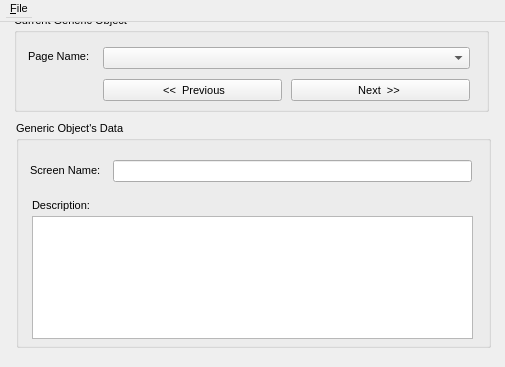
<?xml version="1.0"?>
<ui version="4.0">
  <class>Form</class>
  <widget class="QDialog" name="IDD_TABLE_FILE_EDITOR">
    <property name="geometry">
      <rect>
        <x>0</x>
        <y>0</y>
        <width>505</width>
        <height>367</height>
      </rect>
    </property>
    <property name="windowTitle">
      <string>Table File Text Editor v1.0</string>
    </property>
    <property name="font">
      <font>
        <family>Liberation Sans</family>
        <pointsize>8</pointsize>
        <bold>false</bold>
        <italic>false</italic>
      </font>
    </property>
    <property name="enabled">
      <bool>true</bool>
    </property>
    <property name="windowFlags">
      <set>Qt::Dialog|Qt::WindowCloseButtonHint</set>
    </property>
    <property name="minimumSize">
      <size>
        <width>505</width>
        <height>367</height>
      </size>
    </property>
    <property name="maximumSize">
      <size>
        <width>505</width>
        <height>367</height>
      </size>
    </property>
    <widget class="QGroupBox" name="IDC_TABLEEDIT_MAIN_GROUP">
      <property name="geometry">
        <rect>
          <x>14</x>
          <y>13</y>
          <width>475</width>
          <height>99</height>
        </rect>
      </property>
      <property name="title">
        <string>Current Generic Object</string>
      </property>
      <property name="visible">
        <bool>true</bool>
      </property>
      <property name="enabled">
        <bool>true</bool>
      </property>
      <property name="flat">
        <bool>false</bool>
      </property>
      <widget class="QComboBox" name="IDC_TABLEEDIT_NAME_LIST">
        <property name="maxVisibleItems">
          <number>20</number>
        </property>
        <property name="geometry">
          <rect>
            <x>89</x>
            <y>34</y>
            <width>367</width>
            <height>22</height>
          </rect>
        </property>
        <property name="visible">
          <bool>true</bool>
        </property>
        <property name="enabled">
          <bool>true</bool>
        </property>
        <property name="editable">
          <bool>false</bool>
        </property>
      </widget>
      <widget class="QLabel" name="IDC_STATIC">
        <property name="geometry">
          <rect>
            <x>14</x>
            <y>37</y>
            <width>67</width>
            <height>13</height>
          </rect>
        </property>
        <property name="text">
          <string>Page Name:</string>
        </property>
        <property name="visible">
          <bool>true</bool>
        </property>
        <property name="enabled">
          <bool>true</bool>
        </property>
        <property name="alignment">
          <set>Qt::AlignLeft</set>
        </property>
      </widget>
      <widget class="QPushButton" name="IDC_TABLEEDIT_BTN_PREVIOUS">
        <property name="geometry">
          <rect>
            <x>89</x>
            <y>66</y>
            <width>179</width>
            <height>22</height>
          </rect>
        </property>
        <property name="text">
          <string> &lt;&lt;  Previous</string>
        </property>
        <property name="visible">
          <bool>true</bool>
        </property>
        <property name="enabled">
          <bool>true</bool>
        </property>
        <property name="default">
          <bool>false</bool>
        </property>
        <property name="autoDefault">
          <bool>false</bool>
        </property>
      </widget>
      <widget class="QPushButton" name="IDC_TABLEEDIT_BTN_NEXT">
        <property name="geometry">
          <rect>
            <x>277</x>
            <y>66</y>
            <width>179</width>
            <height>22</height>
          </rect>
        </property>
        <property name="text">
          <string>Next  &gt;&gt; </string>
        </property>
        <property name="visible">
          <bool>true</bool>
        </property>
        <property name="enabled">
          <bool>true</bool>
        </property>
        <property name="default">
          <bool>false</bool>
        </property>
        <property name="autoDefault">
          <bool>false</bool>
        </property>
      </widget>
    </widget>
    <widget class="QGroupBox" name="IDC_STATIC_2">
      <property name="geometry">
        <rect>
          <x>16</x>
          <y>121</y>
          <width>475</width>
          <height>227</height>
        </rect>
      </property>
      <property name="title">
        <string>Generic Object's Data</string>
      </property>
      <property name="visible">
        <bool>true</bool>
      </property>
      <property name="enabled">
        <bool>true</bool>
      </property>
      <property name="flat">
        <bool>false</bool>
      </property>
      <widget class="QLineEdit" name="IDC_TABLEEDIT_SCREEN_NAME_EDIT">
        <property name="geometry">
          <rect>
            <x>97</x>
            <y>39</y>
            <width>359</width>
            <height>22</height>
          </rect>
        </property>
        <property name="visible">
          <bool>true</bool>
        </property>
        <property name="enabled">
          <bool>true</bool>
        </property>
      </widget>
      <widget class="QLabel" name="IDC_STATIC_3">
        <property name="geometry">
          <rect>
            <x>14</x>
            <y>43</y>
            <width>73</width>
            <height>13</height>
          </rect>
        </property>
        <property name="text">
          <string>Screen Name:</string>
        </property>
        <property name="visible">
          <bool>true</bool>
        </property>
        <property name="enabled">
          <bool>true</bool>
        </property>
        <property name="alignment">
          <set>Qt::AlignLeft</set>
        </property>
      </widget>
      <widget class="QLabel" name="IDC_STATIC_4">
        <property name="geometry">
          <rect>
            <x>16</x>
            <y>78</y>
            <width>61</width>
            <height>13</height>
          </rect>
        </property>
        <property name="text">
          <string>Description:</string>
        </property>
        <property name="visible">
          <bool>true</bool>
        </property>
        <property name="enabled">
          <bool>true</bool>
        </property>
        <property name="alignment">
          <set>Qt::AlignLeft</set>
        </property>
      </widget>
      <widget class="QTextEdit" name="IDC_TABLEEDIT_DESCRIPTION_EDIT">
        <property name="geometry">
          <rect>
            <x>16</x>
            <y>95</y>
            <width>441</width>
            <height>123</height>
          </rect>
        </property>
        <property name="visible">
          <bool>true</bool>
        </property>
        <property name="enabled">
          <bool>true</bool>
        </property>
        <property name="tabChangesFocus">
          <bool>false</bool>
        </property>
      </widget>
    </widget>
    <widget class="QMenuBar" name="menubar">
      <property name="geometry">
        <rect>
          <x>0</x>
          <y>0</y>
          <width>800</width>
          <height>22</height>
        </rect>
      </property>
      <widget class="QMenu" name="menuFile">
        <property name="title">
          <string>&amp;File</string>
        </property>
        <addaction name="ID_TABLEEDIT_FILE_LOAD" />
        <addaction name="ID_TABLEEDIT_FILE_SAVE" />
        <addaction name="ID_TABLEEDIT_FILE_SAVE_AS" />
        <addaction name="action0" />
        <addaction name="ID_TABLEEDIT_FILE_EXIT" />
      </widget>
      <addaction name="menuFile" />
    </widget>
    <action name="IDD_ORPHANHUNTER">
      <property name="text">
        <string>Orphan Hunter</string>
      </property>
    </action>
    <action name="IDD_REORDER_PAGES">
      <property name="text">
        <string>Reorder Net Pages</string>
      </property>
    </action>
    <action name="IDD_SHOW_ALL_CHECKED_OUT">
      <property name="text">
        <string>Show All Pages Checked Out</string>
      </property>
    </action>
    <action name="IDM_IMPORT_BITMAP">
      <property name="text">
        <string>Bitmap/Animation Converter...</string>
      </property>
    </action>
    <action name="ID_APP_ABOUT">
      <property name="text">
        <string>&amp;About editor...</string>
      </property>
    </action>
    <action name="ID_APP_EXIT">
      <property name="text">
        <string>E&amp;xit</string>
      </property>
      <property name="shortcut">
        <string>Alt+X</string>
      </property>
    </action>
    <action name="ID_BRIEFING_EDITOR">
      <property name="text">
        <string>Briefing Editor...</string>
      </property>
    </action>
    <action name="ID_BUTTON_LIGHTING">
      <property name="text">
        <string>ID_BUTTON_LIGHTING</string>
      </property>
    </action>
    <action name="ID_BUTTON_OUTLINE">
      <property name="text">
        <string>ID_BUTTON_OUTLINE</string>
      </property>
    </action>
    <action name="ID_BUTTON_WINDOWSELECTION">
      <property name="text">
        <string>ID_BUTTON_WINDOWSELECTION</string>
      </property>
    </action>
    <action name="ID_D3HELP">
      <property name="text">
        <string>Help on D3 Editor</string>
      </property>
    </action>
    <action name="ID_EDITORS_AIPROPERTIES">
      <property name="text">
        <string>AI Properties...</string>
      </property>
    </action>
    <action name="ID_EDITORS_AMBIENTSOUNDS">
      <property name="text">
        <string>Ambient Sounds...</string>
      </property>
    </action>
    <action name="ID_EDITORS_DALLAS">
      <property name="text">
        <string>Dallas Graphical Script Editor...</string>
      </property>
    </action>
    <action name="ID_EDITORS_FILES">
      <property name="text">
        <string>Files...</string>
      </property>
    </action>
    <action name="ID_EDITORS_MEGACELLS">
      <property name="text">
        <string>Megacells...</string>
      </property>
    </action>
    <action name="ID_EDIT_ADDSELECT">
      <property name="text">
        <string>Add Current Room to Selected List</string>
      </property>
    </action>
    <action name="ID_EDIT_ATTACH">
      <property name="text">
        <string>&amp;Attach</string>
      </property>
    </action>
    <action name="ID_EDIT_CLEARSELECTED">
      <property name="text">
        <string>Clear Selected List</string>
      </property>
    </action>
    <action name="ID_EDIT_COPY">
      <property name="text">
        <string>&amp;Copy</string>
      </property>
      <property name="shortcut">
        <string>Ctrl+Ins</string>
      </property>
    </action>
    <action name="ID_EDIT_CUT">
      <property name="text">
        <string>Cu&amp;t</string>
      </property>
      <property name="shortcut">
        <string>Shift+Del</string>
      </property>
    </action>
    <action name="ID_EDIT_DELETE">
      <property name="text">
        <string>&amp;Delete</string>
      </property>
    </action>
    <action name="ID_EDIT_LOADSCRAP">
      <property name="text">
        <string>Load Scrap from Disk</string>
      </property>
    </action>
    <action name="ID_EDIT_PASTE">
      <property name="text">
        <string>&amp;Paste</string>
      </property>
      <property name="shortcut">
        <string>Shift+Ins</string>
      </property>
    </action>
    <action name="ID_EDIT_PLACE">
      <property name="text">
        <string>&amp;Place in Mine</string>
      </property>
    </action>
    <action name="ID_EDIT_PLACE_TERRAIN">
      <property name="text">
        <string>&amp;Place on Terrain</string>
      </property>
    </action>
    <action name="ID_EDIT_REMOVESELECT">
      <property name="text">
        <string>Remove Current Room from Selected List</string>
      </property>
    </action>
    <action name="ID_EDIT_SAVESCRAP">
      <property name="text">
        <string>Save Scrap to Disk</string>
      </property>
    </action>
    <action name="ID_EDIT_SELECTATTACHED">
      <property name="text">
        <string>Select All Rooms Attached to Current Room</string>
      </property>
    </action>
    <action name="ID_EDIT_UNDO">
      <property name="text">
        <string>&amp;Undo</string>
      </property>
      <property name="shortcut">
        <string>Alt+Backspace</string>
      </property>
    </action>
    <action name="ID_FILE_AUTOSAVE">
      <property name="text">
        <string>Autosave</string>
      </property>
      <property name="checkable">
        <bool>true</bool>
      </property>
    </action>
    <action name="ID_FILE_CHECKMINE">
      <property name="text">
        <string>&amp;Check Mine</string>
      </property>
    </action>
    <action name="ID_FILE_FIXCRACKS">
      <property name="text">
        <string>Fix Level Cracks</string>
      </property>
    </action>
    <action name="ID_FILE_FIXDEGENERATEFACES">
      <property name="text">
        <string>Fix/Remove Degenerate Faces</string>
      </property>
    </action>
    <action name="ID_FILE_IMPORT_ROOM">
      <property name="text">
        <string>Import 3DSMax Room</string>
      </property>
    </action>
    <action name="ID_FILE_INFORMATION">
      <property name="text">
        <string>&amp;Information</string>
      </property>
      <property name="shortcut">
        <string>Alt+I</string>
      </property>
    </action>
    <action name="ID_FILE_LEAVE_EDITOR">
      <property name="text">
        <string>Go to main menu...</string>
      </property>
    </action>
    <action name="ID_FILE_LEVELPROPS">
      <property name="text">
        <string>Set Selected Room(s) Properties</string>
      </property>
    </action>
    <action name="ID_FILE_LEVEL_INFO">
      <property name="text">
        <string>Edit Level Info...</string>
      </property>
    </action>
    <action name="ID_FILE_MRU_FILE1">
      <property name="text">
        <string>Recent File</string>
      </property>
      <property name="enabled">
        <bool>false</bool>
      </property>
    </action>
    <action name="ID_FILE_NEW">
      <property name="text">
        <string>&amp;New</string>
      </property>
      <property name="shortcut">
        <string>Ctrl+N</string>
      </property>
    </action>
    <action name="ID_FILE_OPEN">
      <property name="text">
        <string>&amp;Open...</string>
      </property>
      <property name="shortcut">
        <string>Ctrl+O</string>
      </property>
    </action>
    <action name="ID_FILE_PLAY640X480">
      <property name="text">
        <string>&amp;Play in 640 x 480</string>
      </property>
      <property name="shortcut">
        <string>Alt+P</string>
      </property>
    </action>
    <action name="ID_FILE_PREFERENCES">
      <property name="text">
        <string>Preferences</string>
      </property>
    </action>
    <action name="ID_FILE_PRINT">
      <property name="text">
        <string>&amp;Print...</string>
      </property>
      <property name="shortcut">
        <string>Ctrl+P</string>
      </property>
    </action>
    <action name="ID_FILE_PRINT_PREVIEW">
      <property name="text">
        <string>Print Pre&amp;view</string>
      </property>
    </action>
    <action name="ID_FILE_PRINT_SETUP">
      <property name="text">
        <string>P&amp;rint Setup...</string>
      </property>
    </action>
    <action name="ID_FILE_REMOVEDUPLICATEFACESFROMCURRENTROOM">
      <property name="text">
        <string>Remove Duplicate Faces from Current Room</string>
      </property>
    </action>
    <action name="ID_FILE_REMOVEEXTRAPOINTS">
      <property name="text">
        <string>Remove Extra Points</string>
      </property>
    </action>
    <action name="ID_FILE_RESTOREGAMESTATE">
      <property name="text">
        <string>Restore Gamestate</string>
      </property>
    </action>
    <action name="ID_FILE_SAVE">
      <property name="text">
        <string>&amp;Save</string>
      </property>
      <property name="shortcut">
        <string>Ctrl+S</string>
      </property>
    </action>
    <action name="ID_FILE_SAVEGOALTEXT">
      <property name="text">
        <string>Save Goal Text to File</string>
      </property>
    </action>
    <action name="ID_FILE_SAVE_AS">
      <property name="text">
        <string>Save &amp;As...</string>
      </property>
    </action>
    <action name="ID_FILE_SAVE_COPY_AS">
      <property name="text">
        <string>Save Copy &amp;As...</string>
      </property>
    </action>
    <action name="ID_FILE_STATS">
      <property name="text">
        <string>Show Level Stats</string>
      </property>
    </action>
    <action name="ID_FILE_UPDATE">
      <property name="text">
        <string>&amp;Update</string>
      </property>
      <property name="shortcut">
        <string>Ctrl+S</string>
      </property>
    </action>
    <action name="ID_FILE_VERIFY_LEVEL">
      <property name="text">
        <string>Verify Level</string>
      </property>
    </action>
    <action name="ID_HOTSPOT_TGA">
      <property name="text">
        <string>HotSpot TGA Extractor...</string>
      </property>
    </action>
    <action name="ID_MINE_VIEW">
      <property name="text">
        <string>Mine View</string>
      </property>
      <property name="shortcut">
        <string>F2</string>
      </property>
    </action>
    <action name="ID_OBJBUTTON">
      <property name="text">
        <string>ID_OBJBUTTON</string>
      </property>
    </action>
    <action name="ID_OBJECT_DELETEOBJECT">
      <property name="text">
        <string>Delete Object</string>
      </property>
      <property name="shortcut">
        <string>Del</string>
      </property>
    </action>
    <action name="ID_OBJECT_MOVEPLAYER">
      <property name="text">
        <string>Move Player 0 to Viewer</string>
      </property>
    </action>
    <action name="ID_OBJECT_PLACECAMERAATCURRENTFACE">
      <property name="text">
        <string>Create New Camera at Current Face</string>
      </property>
    </action>
    <action name="ID_OBJECT_PLACECAMERAATVIEWER">
      <property name="text">
        <string>Create New Camera at Viewer</string>
      </property>
    </action>
    <action name="ID_OBJECT_PLACEOBJECT">
      <property name="text">
        <string>Place Object</string>
      </property>
      <property name="shortcut">
        <string>Ins</string>
      </property>
    </action>
    <action name="ID_OBJECT_PLACESOUNDSOURCEATVIEWER">
      <property name="text">
        <string>Create SoundSource at Viewer</string>
      </property>
    </action>
    <action name="ID_OBJECT_PLACEWAYPOINTATVIEWER">
      <property name="text">
        <string>Place Waypoint at Viewer</string>
      </property>
    </action>
    <action name="ID_OBJECT_SELECTBYNUMBER">
      <property name="text">
        <string>Select Object By Number</string>
      </property>
    </action>
    <action name="ID_OBJECT_SETCAMERAFROMVIEWER">
      <property name="text">
        <string>Move Camera to Viewer</string>
      </property>
    </action>
    <action name="ID_OBJECT_SETVIEWERFROMCAMERA">
      <property name="text">
        <string>Move Viewer to Camera</string>
      </property>
    </action>
    <action name="ID_OSIRISCOMPILE">
      <property name="text">
        <string>ID_OSIRISCOMPILE</string>
      </property>
    </action>
    <action name="ID_REINIT_OPENGL">
      <property name="text">
        <string>ID_REINIT_OPENGL</string>
      </property>
    </action>
    <action name="ID_ROOM_ADD">
      <property name="text">
        <string>&amp;Add Room at Current Face</string>
      </property>
      <property name="shortcut">
        <string>Shift+A</string>
      </property>
    </action>
    <action name="ID_ROOM_ADDVERTTONEWFACE">
      <property name="text">
        <string>Add Vert to New Face</string>
      </property>
      <property name="shortcut">
        <string>Shift+V</string>
      </property>
    </action>
    <action name="ID_ROOM_ATTACHROOM">
      <property name="text">
        <string>Attach Room</string>
      </property>
    </action>
    <action name="ID_ROOM_BUILDBRIDGE">
      <property name="text">
        <string>&amp;Build Bridge</string>
      </property>
    </action>
    <action name="ID_ROOM_BUILDSMOOTHBRIDGE">
      <property name="text">
        <string>Build Smooth Bridge</string>
      </property>
      <property name="shortcut">
        <string>Ctrl+B</string>
      </property>
    </action>
    <action name="ID_ROOM_CLEARCENTERPOINT">
      <property name="text">
        <string>Clear Center Point</string>
      </property>
    </action>
    <action name="ID_ROOM_COMBINE">
      <property name="text">
        <string>Combine Rooms</string>
      </property>
    </action>
    <action name="ID_ROOM_DELETE">
      <property name="text">
        <string>Delete Current Room</string>
      </property>
    </action>
    <action name="ID_ROOM_DELETECONNECTEDFACES">
      <property name="text">
        <string>Delete Connected Faces</string>
      </property>
    </action>
    <action name="ID_ROOM_DELETEFACE">
      <property name="text">
        <string>Delete Current Face</string>
      </property>
    </action>
    <action name="ID_ROOM_DELETEPORTAL">
      <property name="text">
        <string>Delete Current Portal</string>
      </property>
    </action>
    <action name="ID_ROOM_DELETEVERT">
      <property name="text">
        <string>Delete Current Vert From Face</string>
      </property>
    </action>
    <action name="ID_ROOM_DROPROOM">
      <property name="text">
        <string>Drop Room</string>
      </property>
    </action>
    <action name="ID_ROOM_FACE_ADDVERTTOEDGE">
      <property name="text">
        <string>Add Vert To Edge</string>
      </property>
    </action>
    <action name="ID_ROOM_FACE_DELETEVERTONEDGE">
      <property name="text">
        <string>Delete Vert on Edge</string>
      </property>
    </action>
    <action name="ID_ROOM_FACE_MOVEVERTONEDGE">
      <property name="text">
        <string>Move Vert on Edge</string>
      </property>
    </action>
    <action name="ID_ROOM_FACE_SPLITFACE">
      <property name="text">
        <string>Split Face</string>
      </property>
    </action>
    <action name="ID_ROOM_FINISHNEWFACE">
      <property name="text">
        <string>Add Last Point to New Face (Finish Face)</string>
      </property>
    </action>
    <action name="ID_ROOM_GRABTEXTURE">
      <property name="text">
        <string>Grab Texture</string>
      </property>
      <property name="shortcut">
        <string>G</string>
      </property>
    </action>
    <action name="ID_ROOM_JOINROOMS">
      <property name="text">
        <string>Join Rooms</string>
      </property>
    </action>
    <action name="ID_ROOM_JOINROOMSEXACT">
      <property name="text">
        <string>Join Rooms Exact</string>
      </property>
    </action>
    <action name="ID_ROOM_JOIN_ADJACENT_FACES">
      <property name="text">
        <string>Join Adjacent Faces</string>
      </property>
    </action>
    <action name="ID_ROOM_LINKTONEWEXTERNAL">
      <property name="text">
        <string>Link Room to New External Room</string>
      </property>
    </action>
    <action name="ID_ROOM_MARK">
      <property name="text">
        <string>&amp;Mark Room/Face</string>
      </property>
      <property name="shortcut">
        <string>Ctrl+M</string>
      </property>
    </action>
    <action name="ID_ROOM_MERGEOBJECTINTOROOM">
      <property name="text">
        <string>Merge Object into Room</string>
      </property>
    </action>
    <action name="ID_ROOM_NEXTFACE">
      <property name="text">
        <string>Next Face</string>
      </property>
      <property name="shortcut">
        <string>F</string>
      </property>
    </action>
    <action name="ID_ROOM_PLACEROOM">
      <property name="text">
        <string>Place Room at Current Room</string>
      </property>
    </action>
    <action name="ID_ROOM_PLACETERRAINROOM">
      <property name="text">
        <string>Place Room at Current Terrain Cell</string>
      </property>
    </action>
    <action name="ID_ROOM_PREVIOUSFACE">
      <property name="text">
        <string>Previous Face</string>
      </property>
      <property name="shortcut">
        <string>Shift+F</string>
      </property>
    </action>
    <action name="ID_ROOM_PROPAGATETOADJACENTCOPLANARFACES">
      <property name="text">
        <string>Propagate to Adjacent Coplanar Faces</string>
      </property>
      <property name="shortcut">
        <string>Ctrl+F</string>
      </property>
    </action>
    <action name="ID_ROOM_PROPAGATETOALL">
      <property name="text">
        <string>Propagate to All Faces in Room</string>
      </property>
      <property name="shortcut">
        <string>Shift+R</string>
      </property>
    </action>
    <action name="ID_ROOM_RENAMEROOM">
      <property name="text">
        <string>Rename Room</string>
      </property>
      <property name="shortcut">
        <string>Ctrl+R</string>
      </property>
    </action>
    <action name="ID_ROOM_ROTATEPLACEDROOM45DEGREES">
      <property name="text">
        <string>Rotate Placed Room 45 Degrees</string>
      </property>
    </action>
    <action name="ID_ROOM_SAVECURRENTROOM">
      <property name="text">
        <string>Save Current Room</string>
      </property>
    </action>
    <action name="ID_ROOM_SELECTBYNUMBER">
      <property name="text">
        <string>Select Room by Number</string>
      </property>
    </action>
    <action name="ID_ROOM_SELECTFACEBYNUMBER">
      <property name="text">
        <string>Select Face by Number</string>
      </property>
    </action>
    <action name="ID_ROOM_SETCENTERFROMVIEWER">
      <property name="text">
        <string>Set Room Center from Viewer</string>
      </property>
    </action>
    <action name="ID_ROOM_SNAPPLACEDROOM">
      <property name="text">
        <string>Snap Placed Room</string>
      </property>
    </action>
    <action name="ID_ROOM_SNAPPOINTTOEDGE">
      <property name="text">
        <string>Snap Point to Edge</string>
      </property>
    </action>
    <action name="ID_ROOM_SNAPPOINTTOFACE">
      <property name="text">
        <string>Snap Point to Face</string>
      </property>
    </action>
    <action name="ID_ROOM_SNAPPOINTTOPOINT">
      <property name="text">
        <string>Snap Point to Point</string>
      </property>
    </action>
    <action name="ID_ROOM_SPLITFACE">
      <property name="text">
        <string>Triangulate face</string>
      </property>
    </action>
    <action name="ID_ROOM_STARTNEWFACE">
      <property name="text">
        <string>Add First Point to New Face (Start Face)</string>
      </property>
    </action>
    <action name="ID_ROOM_SWAPMAKEDANDCURRENTROOMFACE">
      <property name="text">
        <string>Swap Marked and Current Room/Face</string>
      </property>
    </action>
    <action name="ID_ROOM_UNDOSNAP">
      <property name="text">
        <string>Undo Snap</string>
      </property>
    </action>
    <action name="ID_ROOM_UNPLACEROOM">
      <property name="text">
        <string>Un-place Room/Group/Door</string>
      </property>
    </action>
    <action name="ID_ROOM_VIEW">
      <property name="text">
        <string>Room View</string>
      </property>
      <property name="shortcut">
        <string>F4</string>
      </property>
    </action>
    <action name="ID_SCRIPT_LEVEL_INTERFACE">
      <property name="text">
        <string>Levels and Scripts...</string>
      </property>
    </action>
    <action name="ID_SUBEDITORS_FONT">
      <property name="text">
        <string>Font Editor...</string>
      </property>
    </action>
    <action name="ID_SUBEDITORS_HOGMAKER">
      <property name="text">
        <string>Hog Maker...</string>
      </property>
    </action>
    <action name="ID_SUBEDITORS_TABLEFILEEDIT">
      <property name="text">
        <string>Table File Text Editor...</string>
      </property>
    </action>
    <action name="ID_SUBEDITORS_TABLEFILEFILTER">
      <property name="text">
        <string>Table File Filter...</string>
      </property>
    </action>
    <action name="ID_TABLEEDIT_FILE_EXIT">
      <property name="text">
        <string>&amp;Exit</string>
      </property>
    </action>
    <action name="ID_TABLEEDIT_FILE_LOAD">
      <property name="text">
        <string>&amp;Load...</string>
      </property>
    </action>
    <action name="ID_TABLEEDIT_FILE_SAVE">
      <property name="text">
        <string>&amp;Save</string>
      </property>
    </action>
    <action name="ID_TABLEEDIT_FILE_SAVE_AS">
      <property name="text">
        <string>S&amp;ave as...</string>
      </property>
    </action>
    <action name="ID_TABLEFILTER_FILE_EXIT">
      <property name="text">
        <string>Exit</string>
      </property>
    </action>
    <action name="ID_TABLEFILTER_FILE_LOAD">
      <property name="text">
        <string>Load...</string>
      </property>
    </action>
    <action name="ID_TABLEFILTER_FILE_NEW">
      <property name="text">
        <string>New</string>
      </property>
    </action>
    <action name="ID_TABLEFILTER_FILE_SAVE">
      <property name="text">
        <string>Save</string>
      </property>
    </action>
    <action name="ID_TABLEFILTER_FILE_SAVEAS">
      <property name="text">
        <string>Save as...</string>
      </property>
    </action>
    <action name="ID_TERRAIN_VIEW">
      <property name="text">
        <string>Terrain View</string>
      </property>
      <property name="shortcut">
        <string>F3</string>
      </property>
    </action>
    <action name="ID_TEST_TEST1">
      <property name="text">
        <string>Test function 1</string>
      </property>
    </action>
    <action name="ID_TEST_TEST2">
      <property name="text">
        <string>Test function 2</string>
      </property>
    </action>
    <action name="ID_TEST_TEST3">
      <property name="text">
        <string>Test function 3</string>
      </property>
    </action>
    <action name="ID_TOOLS_WORLD_OBJECTS_BUILDINGS">
      <property name="text">
        <string>Buildings...</string>
      </property>
    </action>
    <action name="ID_TOOLS_WORLD_OBJECTS_CLUTTER">
      <property name="text">
        <string>Clutter...</string>
      </property>
    </action>
    <action name="ID_TOOLS_WORLD_OBJECTS_DOOR">
      <property name="text">
        <string>Doors...</string>
      </property>
    </action>
    <action name="ID_TOOLS_WORLD_OBJECTS_LIGHTS">
      <property name="text">
        <string>Lights...</string>
      </property>
    </action>
    <action name="ID_TOOLS_WORLD_OBJECTS_PLAYER">
      <property name="text">
        <string>Player Ships...</string>
      </property>
    </action>
    <action name="ID_TOOLS_WORLD_OBJECTS_POWERUPS">
      <property name="text">
        <string>Powerups...</string>
      </property>
    </action>
    <action name="ID_TOOLS_WORLD_OBJECTS_ROBOTS">
      <property name="text">
        <string>Robots...</string>
      </property>
    </action>
    <action name="ID_TOOLS_WORLD_OBJECTS_SOUND">
      <property name="text">
        <string>Sounds...</string>
      </property>
    </action>
    <action name="ID_TOOLS_WORLD_TEXTURES">
      <property name="text">
        <string>Textures...</string>
      </property>
    </action>
    <action name="ID_TOOLS_WORLD_WEAPONS">
      <property name="text">
        <string>Weapons...</string>
      </property>
    </action>
    <action name="ID_VIEW_CENTERONCUBE">
      <property name="text">
        <string>Center on Current &amp;Room</string>
      </property>
      <property name="shortcut">
        <string>Home</string>
      </property>
    </action>
    <action name="ID_VIEW_CENTERONMINE">
      <property name="text">
        <string>Center on &amp;Mine Origin</string>
      </property>
    </action>
    <action name="ID_VIEW_CENTERONOBJECT">
      <property name="text">
        <string>Center on Current &amp;Object</string>
      </property>
    </action>
    <action name="ID_VIEW_DELETEVIEWER">
      <property name="text">
        <string>Delete Viewer</string>
      </property>
    </action>
    <action name="ID_VIEW_FLIP">
      <property name="text">
        <string>Flip Viewer</string>
      </property>
      <property name="shortcut">
        <string>/</string>
      </property>
    </action>
    <action name="ID_VIEW_KEYPAD_TOGGLE">
      <property name="text">
        <string>Keypad</string>
      </property>
      <property name="shortcut">
        <string>F10</string>
      </property>
    </action>
    <action name="ID_VIEW_MOVECAMERATOCURRENTOBJECT">
      <property name="text">
        <string>Move camera to Current Object</string>
      </property>
    </action>
    <action name="ID_VIEW_MOVECAMERATOSELECTEDFACE">
      <property name="text">
        <string>Move camera to &amp;Current Face</string>
      </property>
      <property name="shortcut">
        <string>Shift+C</string>
      </property>
    </action>
    <action name="ID_VIEW_MOVECAMERATOSELECTEDROOM">
      <property name="text">
        <string>Move camera to &amp;Current Room</string>
      </property>
      <property name="shortcut">
        <string>C</string>
      </property>
    </action>
    <action name="ID_VIEW_NEWVIEWER">
      <property name="text">
        <string>New Viewer</string>
      </property>
    </action>
    <action name="ID_VIEW_NEXTVIEWER">
      <property name="text">
        <string>Next Viewer</string>
      </property>
    </action>
    <action name="ID_VIEW_RESETVIEWRADIUS">
      <property name="text">
        <string>Reset View Radius</string>
      </property>
    </action>
    <action name="ID_VIEW_SHOWOBJECTSINWIREFRAMEVIEW">
      <property name="text">
        <string>Show objects in Wireframe view</string>
      </property>
    </action>
    <action name="ID_VIEW_SHOWVIEWERFORWARDVECTOR">
      <property name="text">
        <string>Show Viewer Forward Vector</string>
      </property>
    </action>
    <action name="ID_VIEW_STATUS_BAR">
      <property name="text">
        <string>&amp;Status Bar</string>
      </property>
    </action>
    <action name="ID_VIEW_TEXTUREMINE">
      <property name="text">
        <string>Te&amp;xtured view</string>
      </property>
    </action>
    <action name="ID_VIEW_TOOLBAR">
      <property name="text">
        <string>&amp;Toolbar</string>
      </property>
    </action>
    <action name="ID_VIEW_VIEWPROP">
      <property name="text">
        <string>Display Viewer Properties</string>
      </property>
    </action>
    <action name="ID_VIEW_WIREFRAMEMINE">
      <property name="text">
        <string>&amp;Wireframe view</string>
      </property>
    </action>
    <action name="ID_WINDOW_CASCADE">
      <property name="text">
        <string>&amp;Cascade</string>
      </property>
    </action>
    <action name="ID_WINDOW_TILE">
      <property name="text">
        <string>&amp;Tile</string>
      </property>
    </action>
    <action name="ID_ZBUTTON">
      <property name="text">
        <string>ID_ZBUTTON</string>
      </property>
    </action>
  </widget>
</ui>
